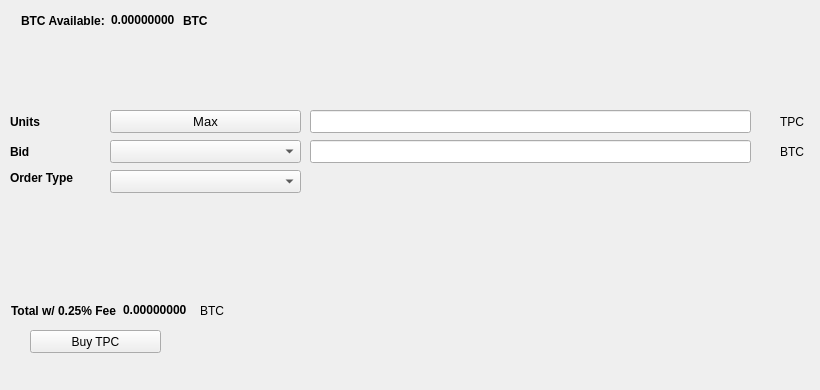
   <widget class="QWidget" name="BuyTab">
    <attribute name="title">
     <string>Buy</string>
    </attribute>
    <widget class="QPushButton" name="BuyTPC">
     <property name="geometry">
      <rect>
       <x>30</x>
       <y>330</y>
       <width>131</width>
       <height>23</height>
      </rect>
     </property>
     <property name="text">
      <string>Buy TPC</string>
     </property>
     <property name="icon">
      <iconset resource="../tpc.qrc">
       <normaloff>:/icons/tpc</normaloff>:/icons/tpc</iconset>
     </property>
    </widget>
    <widget class="QLabel" name="label_3">
     <property name="geometry">
      <rect>
       <x>10</x>
       <y>110</y>
       <width>46</width>
       <height>23</height>
      </rect>
     </property>
     <property name="font">
      <font>
       <weight>75</weight>
       <bold>true</bold>
      </font>
     </property>
     <property name="text">
      <string>Units</string>
     </property>
    </widget>
    <widget class="QLineEdit" name="UnitsInput">
     <property name="geometry">
      <rect>
       <x>310</x>
       <y>110</y>
       <width>441</width>
       <height>23</height>
      </rect>
     </property>
     <property name="font">
      <font>
       <pointsize>9</pointsize>
       <weight>75</weight>
       <bold>true</bold>
      </font>
     </property>
    </widget>
    <widget class="QLineEdit" name="BuyBidPriceEdit">
     <property name="geometry">
      <rect>
       <x>310</x>
       <y>140</y>
       <width>441</width>
       <height>23</height>
      </rect>
     </property>
     <property name="font">
      <font>
       <pointsize>9</pointsize>
       <weight>75</weight>
       <bold>true</bold>
      </font>
     </property>
    </widget>
    <widget class="QLabel" name="label_4">
     <property name="geometry">
      <rect>
       <x>780</x>
       <y>110</y>
       <width>31</width>
       <height>23</height>
      </rect>
     </property>
     <property name="text">
      <string>TPC</string>
     </property>
    </widget>
    <widget class="QLabel" name="label_5">
     <property name="geometry">
      <rect>
       <x>780</x>
       <y>140</y>
       <width>31</width>
       <height>23</height>
      </rect>
     </property>
     <property name="text">
      <string>BTC</string>
     </property>
    </widget>
    <widget class="QLabel" name="label_6">
     <property name="geometry">
      <rect>
       <x>10</x>
       <y>140</y>
       <width>46</width>
       <height>23</height>
      </rect>
     </property>
     <property name="font">
      <font>
       <weight>75</weight>
       <bold>true</bold>
      </font>
     </property>
     <property name="text">
      <string>Bid</string>
     </property>
    </widget>
    <widget class="QLabel" name="label_7">
     <property name="geometry">
      <rect>
       <x>10</x>
       <y>170</y>
       <width>91</width>
       <height>16</height>
      </rect>
     </property>
     <property name="font">
      <font>
       <weight>75</weight>
       <bold>true</bold>
      </font>
     </property>
     <property name="text">
      <string>Order Type</string>
     </property>
    </widget>
    <widget class="QPushButton" name="Buy_Max_Amount">
     <property name="geometry">
      <rect>
       <x>110</x>
       <y>110</y>
       <width>191</width>
       <height>23</height>
      </rect>
     </property>
     <property name="font">
      <font>
       <pointsize>10</pointsize>
      </font>
     </property>
     <property name="text">
      <string>Max</string>
     </property>
    </widget>
    <widget class="QComboBox" name="BuyBidcomboBox">
     <property name="geometry">
      <rect>
       <x>110</x>
       <y>140</y>
       <width>191</width>
       <height>23</height>
      </rect>
     </property>
     <property name="font">
      <font>
       <pointsize>10</pointsize>
      </font>
     </property>
    </widget>
    <widget class="QComboBox" name="buyOrdertypeCombo">
     <property name="geometry">
      <rect>
       <x>110</x>
       <y>170</y>
       <width>191</width>
       <height>23</height>
      </rect>
     </property>
     <property name="font">
      <font>
       <pointsize>10</pointsize>
      </font>
     </property>
    </widget>
    <widget class="QWidget" name="layoutWidget1">
     <property name="geometry">
      <rect>
       <x>21</x>
       <y>11</y>
       <width>227</width>
       <height>19</height>
      </rect>
     </property>
     <layout class="QHBoxLayout" name="horizontalLayout_3">
      <item>
       <widget class="QLabel" name="label232">
        <property name="font">
         <font>
          <weight>75</weight>
          <bold>true</bold>
         </font>
        </property>
        <property name="text">
         <string>BTC Available:</string>
        </property>
       </widget>
      </item>
      <item>
       <widget class="QLabel" name="BtcAvailableLbl">
        <property name="palette">
         <palette>
          <active>
           <colorrole role="WindowText">
            <brush brushstyle="SolidPattern">
             <color alpha="255">
              <red>0</red>
              <green>0</green>
              <blue>0</blue>
             </color>
            </brush>
           </colorrole>
           <colorrole role="Button">
            <brush brushstyle="SolidPattern">
             <color alpha="255">
              <red>0</red>
              <green>170</green>
              <blue>0</blue>
             </color>
            </brush>
           </colorrole>
           <colorrole role="Light">
            <brush brushstyle="SolidPattern">
             <color alpha="255">
              <red>0</red>
              <green>255</green>
              <blue>0</blue>
             </color>
            </brush>
           </colorrole>
           <colorrole role="Midlight">
            <brush brushstyle="SolidPattern">
             <color alpha="255">
              <red>0</red>
              <green>212</green>
              <blue>0</blue>
             </color>
            </brush>
           </colorrole>
           <colorrole role="Dark">
            <brush brushstyle="SolidPattern">
             <color alpha="255">
              <red>0</red>
              <green>85</green>
              <blue>0</blue>
             </color>
            </brush>
           </colorrole>
           <colorrole role="Mid">
            <brush brushstyle="SolidPattern">
             <color alpha="255">
              <red>0</red>
              <green>113</green>
              <blue>0</blue>
             </color>
            </brush>
           </colorrole>
           <colorrole role="Text">
            <brush brushstyle="SolidPattern">
             <color alpha="255">
              <red>0</red>
              <green>170</green>
              <blue>0</blue>
             </color>
            </brush>
           </colorrole>
           <colorrole role="BrightText">
            <brush brushstyle="SolidPattern">
             <color alpha="255">
              <red>255</red>
              <green>255</green>
              <blue>255</blue>
             </color>
            </brush>
           </colorrole>
           <colorrole role="ButtonText">
            <brush brushstyle="SolidPattern">
             <color alpha="255">
              <red>0</red>
              <green>0</green>
              <blue>0</blue>
             </color>
            </brush>
           </colorrole>
           <colorrole role="Base">
            <brush brushstyle="SolidPattern">
             <color alpha="255">
              <red>255</red>
              <green>255</green>
              <blue>255</blue>
             </color>
            </brush>
           </colorrole>
           <colorrole role="Window">
            <brush brushstyle="SolidPattern">
             <color alpha="255">
              <red>0</red>
              <green>170</green>
              <blue>0</blue>
             </color>
            </brush>
           </colorrole>
           <colorrole role="Shadow">
            <brush brushstyle="SolidPattern">
             <color alpha="255">
              <red>0</red>
              <green>0</green>
              <blue>0</blue>
             </color>
            </brush>
           </colorrole>
           <colorrole role="AlternateBase">
            <brush brushstyle="SolidPattern">
             <color alpha="255">
              <red>127</red>
              <green>212</green>
              <blue>127</blue>
             </color>
            </brush>
           </colorrole>
           <colorrole role="ToolTipBase">
            <brush brushstyle="SolidPattern">
             <color alpha="255">
              <red>255</red>
              <green>255</green>
              <blue>220</blue>
             </color>
            </brush>
           </colorrole>
           <colorrole role="ToolTipText">
            <brush brushstyle="SolidPattern">
             <color alpha="255">
              <red>0</red>
              <green>0</green>
              <blue>0</blue>
             </color>
            </brush>
           </colorrole>
          </active>
          <inactive>
           <colorrole role="WindowText">
            <brush brushstyle="SolidPattern">
             <color alpha="255">
              <red>0</red>
              <green>0</green>
              <blue>0</blue>
             </color>
            </brush>
           </colorrole>
           <colorrole role="Button">
            <brush brushstyle="SolidPattern">
             <color alpha="255">
              <red>0</red>
              <green>170</green>
              <blue>0</blue>
             </color>
            </brush>
           </colorrole>
           <colorrole role="Light">
            <brush brushstyle="SolidPattern">
             <color alpha="255">
              <red>0</red>
              <green>255</green>
              <blue>0</blue>
             </color>
            </brush>
           </colorrole>
           <colorrole role="Midlight">
            <brush brushstyle="SolidPattern">
             <color alpha="255">
              <red>0</red>
              <green>212</green>
              <blue>0</blue>
             </color>
            </brush>
           </colorrole>
           <colorrole role="Dark">
            <brush brushstyle="SolidPattern">
             <color alpha="255">
              <red>0</red>
              <green>85</green>
              <blue>0</blue>
             </color>
            </brush>
           </colorrole>
           <colorrole role="Mid">
            <brush brushstyle="SolidPattern">
             <color alpha="255">
              <red>0</red>
              <green>113</green>
              <blue>0</blue>
             </color>
            </brush>
           </colorrole>
           <colorrole role="Text">
            <brush brushstyle="SolidPattern">
             <color alpha="255">
              <red>0</red>
              <green>170</green>
              <blue>0</blue>
             </color>
            </brush>
           </colorrole>
           <colorrole role="BrightText">
            <brush brushstyle="SolidPattern">
             <color alpha="255">
              <red>255</red>
              <green>255</green>
              <blue>255</blue>
             </color>
            </brush>
           </colorrole>
           <colorrole role="ButtonText">
            <brush brushstyle="SolidPattern">
             <color alpha="255">
              <red>0</red>
              <green>0</green>
              <blue>0</blue>
             </color>
            </brush>
           </colorrole>
           <colorrole role="Base">
            <brush brushstyle="SolidPattern">
             <color alpha="255">
              <red>255</red>
              <green>255</green>
              <blue>255</blue>
             </color>
            </brush>
           </colorrole>
           <colorrole role="Window">
            <brush brushstyle="SolidPattern">
             <color alpha="255">
              <red>0</red>
              <green>170</green>
              <blue>0</blue>
             </color>
            </brush>
           </colorrole>
           <colorrole role="Shadow">
            <brush brushstyle="SolidPattern">
             <color alpha="255">
              <red>0</red>
              <green>0</green>
              <blue>0</blue>
             </color>
            </brush>
           </colorrole>
           <colorrole role="AlternateBase">
            <brush brushstyle="SolidPattern">
             <color alpha="255">
              <red>127</red>
              <green>212</green>
              <blue>127</blue>
             </color>
            </brush>
           </colorrole>
           <colorrole role="ToolTipBase">
            <brush brushstyle="SolidPattern">
             <color alpha="255">
              <red>255</red>
              <green>255</green>
              <blue>220</blue>
             </color>
            </brush>
           </colorrole>
           <colorrole role="ToolTipText">
            <brush brushstyle="SolidPattern">
             <color alpha="255">
              <red>0</red>
              <green>0</green>
              <blue>0</blue>
             </color>
            </brush>
           </colorrole>
          </inactive>
          <disabled>
           <colorrole role="WindowText">
            <brush brushstyle="SolidPattern">
             <color alpha="255">
              <red>0</red>
              <green>85</green>
              <blue>0</blue>
             </color>
            </brush>
           </colorrole>
           <colorrole role="Button">
            <brush brushstyle="SolidPattern">
             <color alpha="255">
              <red>0</red>
              <green>170</green>
              <blue>0</blue>
             </color>
            </brush>
           </colorrole>
           <colorrole role="Light">
            <brush brushstyle="SolidPattern">
             <color alpha="255">
              <red>0</red>
              <green>255</green>
              <blue>0</blue>
             </color>
            </brush>
           </colorrole>
           <colorrole role="Midlight">
            <brush brushstyle="SolidPattern">
             <color alpha="255">
              <red>0</red>
              <green>212</green>
              <blue>0</blue>
             </color>
            </brush>
           </colorrole>
           <colorrole role="Dark">
            <brush brushstyle="SolidPattern">
             <color alpha="255">
              <red>0</red>
              <green>85</green>
              <blue>0</blue>
             </color>
            </brush>
           </colorrole>
           <colorrole role="Mid">
            <brush brushstyle="SolidPattern">
             <color alpha="255">
              <red>0</red>
              <green>113</green>
              <blue>0</blue>
             </color>
            </brush>
           </colorrole>
           <colorrole role="Text">
            <brush brushstyle="SolidPattern">
             <color alpha="255">
              <red>0</red>
              <green>85</green>
              <blue>0</blue>
             </color>
            </brush>
           </colorrole>
           <colorrole role="BrightText">
            <brush brushstyle="SolidPattern">
             <color alpha="255">
              <red>255</red>
              <green>255</green>
              <blue>255</blue>
             </color>
            </brush>
           </colorrole>
           <colorrole role="ButtonText">
            <brush brushstyle="SolidPattern">
             <color alpha="255">
              <red>0</red>
              <green>85</green>
              <blue>0</blue>
             </color>
            </brush>
           </colorrole>
           <colorrole role="Base">
            <brush brushstyle="SolidPattern">
             <color alpha="255">
              <red>0</red>
              <green>170</green>
              <blue>0</blue>
             </color>
            </brush>
           </colorrole>
           <colorrole role="Window">
            <brush brushstyle="SolidPattern">
             <color alpha="255">
              <red>0</red>
              <green>170</green>
              <blue>0</blue>
             </color>
            </brush>
           </colorrole>
           <colorrole role="Shadow">
            <brush brushstyle="SolidPattern">
             <color alpha="255">
              <red>0</red>
              <green>0</green>
              <blue>0</blue>
             </color>
            </brush>
           </colorrole>
           <colorrole role="AlternateBase">
            <brush brushstyle="SolidPattern">
             <color alpha="255">
              <red>0</red>
              <green>170</green>
              <blue>0</blue>
             </color>
            </brush>
           </colorrole>
           <colorrole role="ToolTipBase">
            <brush brushstyle="SolidPattern">
             <color alpha="255">
              <red>255</red>
              <green>255</green>
              <blue>220</blue>
             </color>
            </brush>
           </colorrole>
           <colorrole role="ToolTipText">
            <brush brushstyle="SolidPattern">
             <color alpha="255">
              <red>0</red>
              <green>0</green>
              <blue>0</blue>
             </color>
            </brush>
           </colorrole>
          </disabled>
         </palette>
        </property>
        <property name="font">
         <font>
          <weight>75</weight>
          <bold>true</bold>
         </font>
        </property>
        <property name="text">
         <string>0.00000000</string>
        </property>
        <property name="textInteractionFlags">
         <set>Qt::LinksAccessibleByMouse|Qt::TextSelectableByKeyboard|Qt::TextSelectableByMouse</set>
        </property>
       </widget>
      </item>
      <item>
       <widget class="QLabel" name="BtcAvailableLbl_2">
        <property name="font">
         <font>
          <weight>75</weight>
          <bold>true</bold>
         </font>
        </property>
        <property name="text">
         <string>BTC</string>
        </property>
       </widget>
      </item>
     </layout>
    </widget>
    <widget class="QWidget" name="layoutWidge2">
     <property name="geometry">
      <rect>
       <x>11</x>
       <y>301</y>
       <width>259</width>
       <height>19</height>
      </rect>
     </property>
     <layout class="QHBoxLayout" name="horizontalLayout_4">
      <item>
       <widget class="QLabel" name="label_9">
        <property name="font">
         <font>
          <weight>75</weight>
          <bold>true</bold>
         </font>
        </property>
        <property name="text">
         <string>Total w/ 0.25% Fee</string>
        </property>
       </widget>
      </item>
      <item>
       <widget class="QLabel" name="BuyCostLabel">
        <property name="palette">
         <palette>
          <active>
           <colorrole role="WindowText">
            <brush brushstyle="SolidPattern">
             <color alpha="255">
              <red>0</red>
              <green>0</green>
              <blue>0</blue>
             </color>
            </brush>
           </colorrole>
           <colorrole role="Button">
            <brush brushstyle="SolidPattern">
             <color alpha="255">
              <red>0</red>
              <green>170</green>
              <blue>0</blue>
             </color>
            </brush>
           </colorrole>
           <colorrole role="Light">
            <brush brushstyle="SolidPattern">
             <color alpha="255">
              <red>0</red>
              <green>255</green>
              <blue>0</blue>
             </color>
            </brush>
           </colorrole>
           <colorrole role="Midlight">
            <brush brushstyle="SolidPattern">
             <color alpha="255">
              <red>0</red>
              <green>212</green>
              <blue>0</blue>
             </color>
            </brush>
           </colorrole>
           <colorrole role="Dark">
            <brush brushstyle="SolidPattern">
             <color alpha="255">
              <red>0</red>
              <green>85</green>
              <blue>0</blue>
             </color>
            </brush>
           </colorrole>
           <colorrole role="Mid">
            <brush brushstyle="SolidPattern">
             <color alpha="255">
              <red>0</red>
              <green>113</green>
              <blue>0</blue>
             </color>
            </brush>
           </colorrole>
           <colorrole role="Text">
            <brush brushstyle="SolidPattern">
             <color alpha="255">
              <red>0</red>
              <green>170</green>
              <blue>0</blue>
             </color>
            </brush>
           </colorrole>
           <colorrole role="BrightText">
            <brush brushstyle="SolidPattern">
             <color alpha="255">
              <red>255</red>
              <green>255</green>
              <blue>255</blue>
             </color>
            </brush>
           </colorrole>
           <colorrole role="ButtonText">
            <brush brushstyle="SolidPattern">
             <color alpha="255">
              <red>0</red>
              <green>0</green>
              <blue>0</blue>
             </color>
            </brush>
           </colorrole>
           <colorrole role="Base">
            <brush brushstyle="SolidPattern">
             <color alpha="255">
              <red>255</red>
              <green>255</green>
              <blue>255</blue>
             </color>
            </brush>
           </colorrole>
           <colorrole role="Window">
            <brush brushstyle="SolidPattern">
             <color alpha="255">
              <red>0</red>
              <green>170</green>
              <blue>0</blue>
             </color>
            </brush>
           </colorrole>
           <colorrole role="Shadow">
            <brush brushstyle="SolidPattern">
             <color alpha="255">
              <red>0</red>
              <green>0</green>
              <blue>0</blue>
             </color>
            </brush>
           </colorrole>
           <colorrole role="AlternateBase">
            <brush brushstyle="SolidPattern">
             <color alpha="255">
              <red>127</red>
              <green>212</green>
              <blue>127</blue>
             </color>
            </brush>
           </colorrole>
           <colorrole role="ToolTipBase">
            <brush brushstyle="SolidPattern">
             <color alpha="255">
              <red>255</red>
              <green>255</green>
              <blue>220</blue>
             </color>
            </brush>
           </colorrole>
           <colorrole role="ToolTipText">
            <brush brushstyle="SolidPattern">
             <color alpha="255">
              <red>0</red>
              <green>0</green>
              <blue>0</blue>
             </color>
            </brush>
           </colorrole>
          </active>
          <inactive>
           <colorrole role="WindowText">
            <brush brushstyle="SolidPattern">
             <color alpha="255">
              <red>0</red>
              <green>0</green>
              <blue>0</blue>
             </color>
            </brush>
           </colorrole>
           <colorrole role="Button">
            <brush brushstyle="SolidPattern">
             <color alpha="255">
              <red>0</red>
              <green>170</green>
              <blue>0</blue>
             </color>
            </brush>
           </colorrole>
           <colorrole role="Light">
            <brush brushstyle="SolidPattern">
             <color alpha="255">
              <red>0</red>
              <green>255</green>
              <blue>0</blue>
             </color>
            </brush>
           </colorrole>
           <colorrole role="Midlight">
            <brush brushstyle="SolidPattern">
             <color alpha="255">
              <red>0</red>
              <green>212</green>
              <blue>0</blue>
             </color>
            </brush>
           </colorrole>
           <colorrole role="Dark">
            <brush brushstyle="SolidPattern">
             <color alpha="255">
              <red>0</red>
              <green>85</green>
              <blue>0</blue>
             </color>
            </brush>
           </colorrole>
           <colorrole role="Mid">
            <brush brushstyle="SolidPattern">
             <color alpha="255">
              <red>0</red>
              <green>113</green>
              <blue>0</blue>
             </color>
            </brush>
           </colorrole>
           <colorrole role="Text">
            <brush brushstyle="SolidPattern">
             <color alpha="255">
              <red>0</red>
              <green>170</green>
              <blue>0</blue>
             </color>
            </brush>
           </colorrole>
           <colorrole role="BrightText">
            <brush brushstyle="SolidPattern">
             <color alpha="255">
              <red>255</red>
              <green>255</green>
              <blue>255</blue>
             </color>
            </brush>
           </colorrole>
           <colorrole role="ButtonText">
            <brush brushstyle="SolidPattern">
             <color alpha="255">
              <red>0</red>
              <green>0</green>
              <blue>0</blue>
             </color>
            </brush>
           </colorrole>
           <colorrole role="Base">
            <brush brushstyle="SolidPattern">
             <color alpha="255">
              <red>255</red>
              <green>255</green>
              <blue>255</blue>
             </color>
            </brush>
           </colorrole>
           <colorrole role="Window">
            <brush brushstyle="SolidPattern">
             <color alpha="255">
              <red>0</red>
              <green>170</green>
              <blue>0</blue>
             </color>
            </brush>
           </colorrole>
           <colorrole role="Shadow">
            <brush brushstyle="SolidPattern">
             <color alpha="255">
              <red>0</red>
              <green>0</green>
              <blue>0</blue>
             </color>
            </brush>
           </colorrole>
           <colorrole role="AlternateBase">
            <brush brushstyle="SolidPattern">
             <color alpha="255">
              <red>127</red>
              <green>212</green>
              <blue>127</blue>
             </color>
            </brush>
           </colorrole>
           <colorrole role="ToolTipBase">
            <brush brushstyle="SolidPattern">
             <color alpha="255">
              <red>255</red>
              <green>255</green>
              <blue>220</blue>
             </color>
            </brush>
           </colorrole>
           <colorrole role="ToolTipText">
            <brush brushstyle="SolidPattern">
             <color alpha="255">
              <red>0</red>
              <green>0</green>
              <blue>0</blue>
             </color>
            </brush>
           </colorrole>
          </inactive>
          <disabled>
           <colorrole role="WindowText">
            <brush brushstyle="SolidPattern">
             <color alpha="255">
              <red>0</red>
              <green>85</green>
              <blue>0</blue>
             </color>
            </brush>
           </colorrole>
           <colorrole role="Button">
            <brush brushstyle="SolidPattern">
             <color alpha="255">
              <red>0</red>
              <green>170</green>
              <blue>0</blue>
             </color>
            </brush>
           </colorrole>
           <colorrole role="Light">
            <brush brushstyle="SolidPattern">
             <color alpha="255">
              <red>0</red>
              <green>255</green>
              <blue>0</blue>
             </color>
            </brush>
           </colorrole>
           <colorrole role="Midlight">
            <brush brushstyle="SolidPattern">
             <color alpha="255">
              <red>0</red>
              <green>212</green>
              <blue>0</blue>
             </color>
            </brush>
           </colorrole>
           <colorrole role="Dark">
            <brush brushstyle="SolidPattern">
             <color alpha="255">
              <red>0</red>
              <green>85</green>
              <blue>0</blue>
             </color>
            </brush>
           </colorrole>
           <colorrole role="Mid">
            <brush brushstyle="SolidPattern">
             <color alpha="255">
              <red>0</red>
              <green>113</green>
              <blue>0</blue>
             </color>
            </brush>
           </colorrole>
           <colorrole role="Text">
            <brush brushstyle="SolidPattern">
             <color alpha="255">
              <red>0</red>
              <green>85</green>
              <blue>0</blue>
             </color>
            </brush>
           </colorrole>
           <colorrole role="BrightText">
            <brush brushstyle="SolidPattern">
             <color alpha="255">
              <red>255</red>
              <green>255</green>
              <blue>255</blue>
             </color>
            </brush>
           </colorrole>
           <colorrole role="ButtonText">
            <brush brushstyle="SolidPattern">
             <color alpha="255">
              <red>0</red>
              <green>85</green>
              <blue>0</blue>
             </color>
            </brush>
           </colorrole>
           <colorrole role="Base">
            <brush brushstyle="SolidPattern">
             <color alpha="255">
              <red>0</red>
              <green>170</green>
              <blue>0</blue>
             </color>
            </brush>
           </colorrole>
           <colorrole role="Window">
            <brush brushstyle="SolidPattern">
             <color alpha="255">
              <red>0</red>
              <green>170</green>
              <blue>0</blue>
             </color>
            </brush>
           </colorrole>
           <colorrole role="Shadow">
            <brush brushstyle="SolidPattern">
             <color alpha="255">
              <red>0</red>
              <green>0</green>
              <blue>0</blue>
             </color>
            </brush>
           </colorrole>
           <colorrole role="AlternateBase">
            <brush brushstyle="SolidPattern">
             <color alpha="255">
              <red>0</red>
              <green>170</green>
              <blue>0</blue>
             </color>
            </brush>
           </colorrole>
           <colorrole role="ToolTipBase">
            <brush brushstyle="SolidPattern">
             <color alpha="255">
              <red>255</red>
              <green>255</green>
              <blue>220</blue>
             </color>
            </brush>
           </colorrole>
           <colorrole role="ToolTipText">
            <brush brushstyle="SolidPattern">
             <color alpha="255">
              <red>0</red>
              <green>0</green>
              <blue>0</blue>
             </color>
            </brush>
           </colorrole>
          </disabled>
         </palette>
        </property>
        <property name="font">
         <font>
          <weight>75</weight>
          <bold>true</bold>
         </font>
        </property>
        <property name="autoFillBackground">
         <bool>false</bool>
        </property>
        <property name="text">
         <string>0.00000000</string>
        </property>
        <property name="textInteractionFlags">
         <set>Qt::LinksAccessibleByMouse|Qt::TextSelectableByMouse</set>
        </property>
       </widget>
      </item>
      <item>
       <widget class="QLabel" name="label_10">
        <property name="font">
         <font>
          <weight>50</weight>
          <bold>false</bold>
         </font>
        </property>
        <property name="text">
         <string>BTC</string>
        </property>
       </widget>
      </item>
     </layout>
    </widget>
    <widget class="QLabel" name="label_24">
     <property name="geometry">
      <rect>
       <x>460</x>
       <y>300</y>
       <width>281</width>
       <height>81</height>
      </rect>
     </property>
     <property name="text">
      <string/>
     </property>
     <property name="pixmap">
      <pixmap>:/images/bittrex</pixmap>
     </property>
    </widget>
   </widget>
